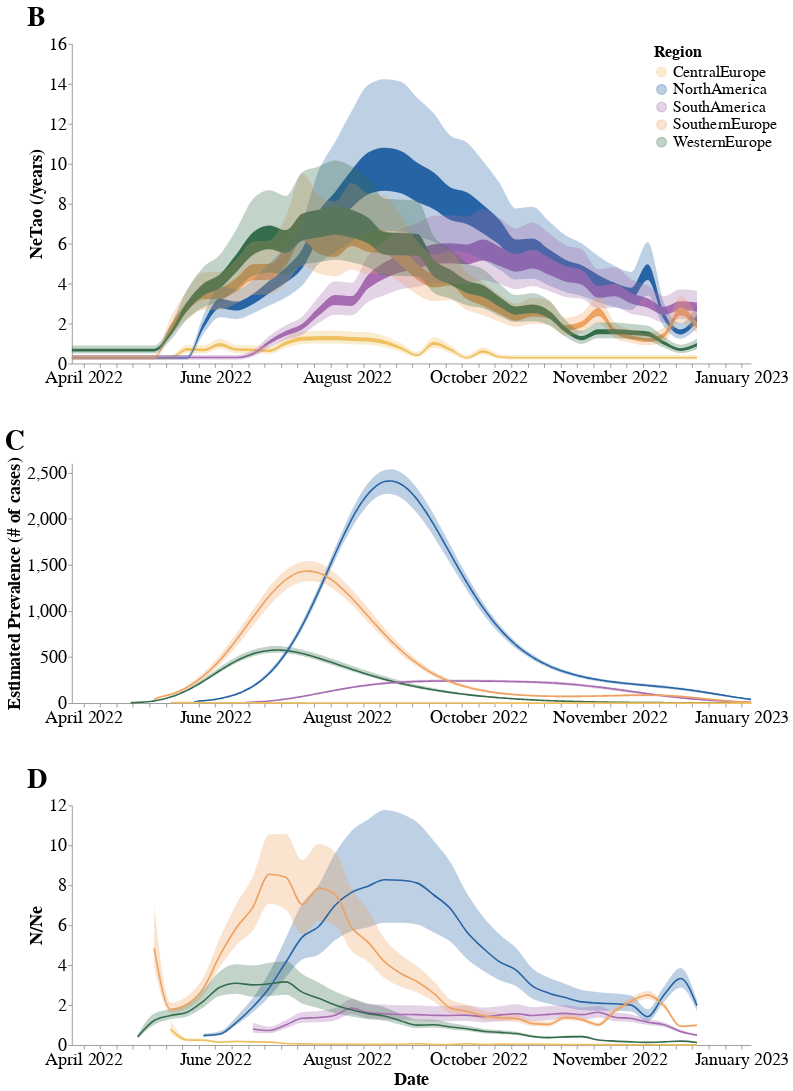

The notebook cell saved with this chart:
### Code cell
# Add labels to each chart
ne_plot = ne_plot.properties(title='B')
case_prev_plot = case_prev_plot.properties(title='C')
n_ne_ratio = n_ne_ratio.properties(title='D')

combined_plot = alt.vconcat(ne_plot, case_prev_plot,n_ne_ratio,  spacing=50).resolve_scale(x='shared', color ='shared')


combined_plot.configure_view(
    strokeWidth=0
).configure_title(
    anchor='start', fontSize= 35
).configure_axis(
    labelFontSize=22,
    titleFontSize=22
)

### Figure 1 — Vega-Lite specification as saved in the notebook (floating-point values rounded to 4 significant figures; data arrays with more than 128 entries replaced by an {"elided": "..."} marker saying what was removed)
{"config": {"view": {"continuousWidth": 400, "continuousHeight": 300, "strokeWidth": 0}, "axis": {"labelFontSize": 22, "titleFontSize": 22}, "title": {"anchor": "start", "fontSize": 35}}, "vconcat": [{"layer": [{"mark": {"type": "area", "interpolate": "monotone"}, "encoding": {"color": {"field": "deme", "scale": {"domain": ["CentralEurope", "NorthAmerica", "SouthAmerica", "SouthernEurope", "WesternEurope"], "range": ["#EEC060", "#2664A5", "#A76BB1", "#EEA160", "#356D4C"]}, "type": "nominal"}, "x": {"axis": {"format": "%B %Y", "grid": false, "title": ""}, "field": "date", "type": "temporal"}, "y": {"axis": {"grid": false, "title": "NeTao (/years)"}, "field": "lower_hpd_log_50", "type": "quantitative"}, "y2": {"field": "upper_hpd_log_50"}}, "height": 400, "width": 850}, {"mark": {"type": "area", "interpolate": "monotone", "opacity": 0.3}, "encoding": {"color": {"field": "deme", "legend": {"labelFontSize": 20, "offset": -170, "symbolSize": 150, "title": "Region", "titleFontSize": 20}, "title": "Region", "type": "nominal"}, "x": {"axis": {"grid": false, "title": ""}, "field": "date", "type": "temporal"}, "y": {"field": "lower_hpd_log_95", "type": "quantitative"}, "y2": {"field": "upper_hpd_log_95"}}, "height": 400, "width": 850}], "data": {"name": "data-ba12e5effd791c0e0accb81f3a1bbff0"}, "title": "B"}, {"layer": [{"mark": {"type": "area", "color": "#f58518", "interpolate": "monotone", "opacity": 0.3}, "encoding": {"color": {"field": "region", "legend": {"labelFontSize": 20, "offset": -170, "symbolSize": 150, "title": "Region", "titleFontSize": 20}, "scale": {"domain": ["CentralEurope", "NorthAmerica", "SouthAmerica", "SouthernEurope", "WesternEurope"], "range": ["#EEC060", "#2664A5", "#A76BB1", "#EEA160", "#356D4C"]}, "type": "nominal"}, "x": {"axis": {"format": "%B %Y", "grid": false, "title": ""}, "field": "date", "type": "temporal"}, "y": {"axis": {"grid": false, "title": "Estimated Prevalence (# of cases)"}, "field": "prev_lower_95", "type": "quantitative"}, "y2": {"field": "prev_upper_95"}}, "height": 300, "width": 850}, {"mark": {"type": "line", "color": "#f58518", "interpolate": "monotone", "opacity": 1}, "encoding": {"color": {"field": "region", "scale": {"domain": ["CentralEurope", "NorthAmerica", "SouthAmerica", "SouthernEurope", "WesternEurope"], "range": ["#EEC060", "#2664A5", "#A76BB1", "#EEA160", "#356D4C"]}, "type": "nominal"}, "x": {"axis": {"grid": false, "title": ""}, "field": "date", "type": "temporal"}, "y": {"axis": {"grid": false, "title": ""}, "field": "median_prev", "type": "quantitative"}}, "height": 300, "width": 850}], "data": {"name": "data-bbc01e0320c8059caeaef5f7d64ce084"}, "title": "C"}, {"layer": [{"mark": {"type": "area", "color": "#f58518", "interpolate": "monotone", "opacity": 0.3}, "encoding": {"color": {"field": "deme", "legend": {"labelFontSize": 12, "offset": -120, "title": "Region", "titleFontSize": 12}, "scale": {"domain": ["CentralEurope", "NorthAmerica", "SouthAmerica", "SouthernEurope", "WesternEurope"], "range": ["#EEC060", "#2664A5", "#A76BB1", "#EEA160", "#356D4C"]}, "type": "nominal"}, "x": {"axis": {"format": "%B %Y", "grid": false, "title": "Date"}, "field": "date", "type": "temporal"}, "y": {"axis": {"grid": false, "title": ""}, "field": "n_div_ne_median_lower_95", "type": "quantitative"}, "y2": {"field": "n_div_ne_median_upper_95"}}, "height": 300, "width": 850}, {"mark": {"type": "line", "color": "#f58518", "interpolate": "monotone", "opacity": 1}, "encoding": {"color": {"field": "deme", "type": "nominal"}, "x": {"axis": {"grid": false, "title": ""}, "field": "date", "type": "temporal"}, "y": {"axis": {"grid": false, "title": "N/Ne"}, "field": "n_div_ne_median", "type": "quantitative"}}, "height": 400, "transform": [{"filter": "((datum.n_div_ne_median < 18) && (datum.n_div_ne_median > 0))"}], "width": 800}], "data": {"name": "data-9427b0b8bde7c1a6cc6badfe42565c2d"}, "title": "D"}], "resolve": {"scale": {"color": "shared", "x": "shared"}}, "spacing": 50, "$schema": "https://vega.github.io/schema/vega-lite/v4.17.0.json", "datasets": {"data-ba12e5effd791c0e0accb81f3a1bbff0": {"elided": "195 records"}, "data-bbc01e0320c8059caeaef5f7d64ce084": {"elided": "1222 records"}, "data-9427b0b8bde7c1a6cc6badfe42565c2d": {"elided": "161 records"}}}
